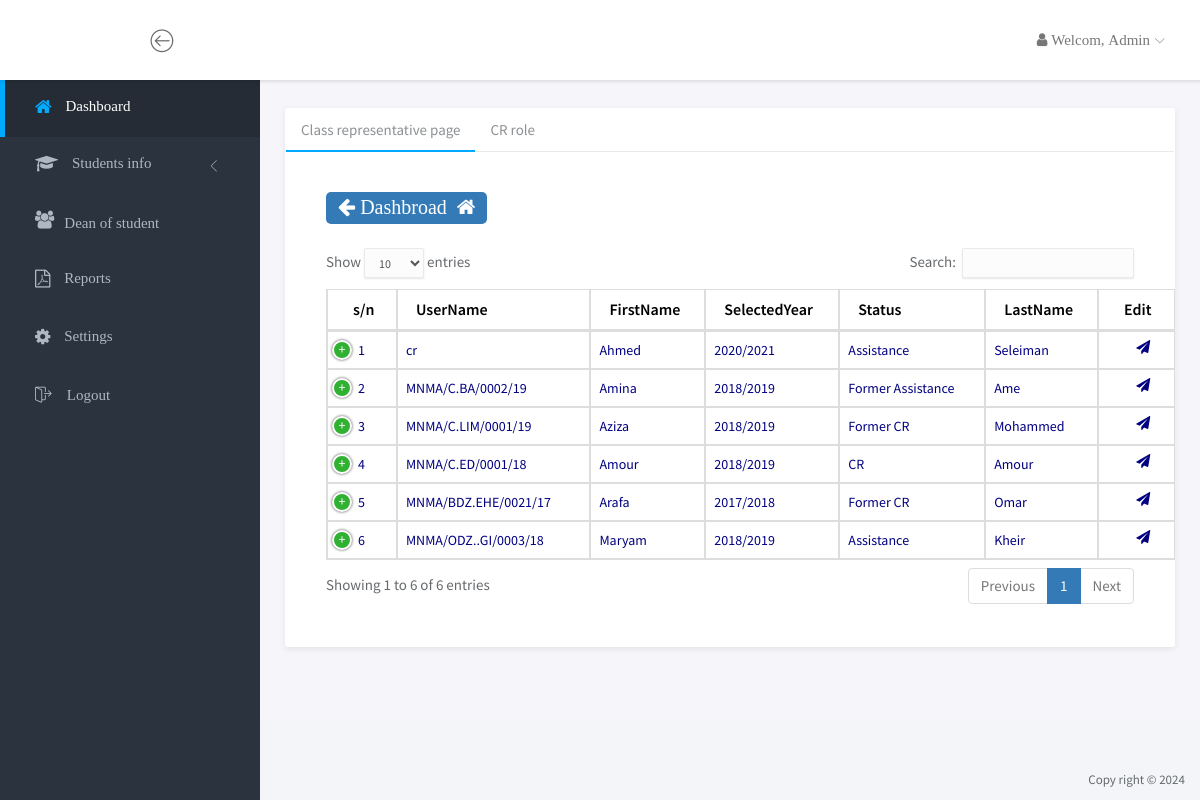
The page /dash_admin/pages/CR.php (signed in) on the database its author committed.
### tables this page shows
CREATE TABLE `student` (
  `RegNo` varchar(50) NOT NULL,
  `FirstName` varchar(50) NOT NULL,
  `MiddleName` varchar(50) NOT NULL,
  `LastName` varchar(50) NOT NULL,
  `Gender` char(8) NOT NULL,
  `PhoneNumber` varchar(50) NOT NULL,
  `AcademicYear` varchar(50) NOT NULL,
  `Semister` varchar(50) NOT NULL,
  `Level` varchar(50) NOT NULL,
  `HealthInfo` varchar(50) DEFAULT NULL,
  `ProfilePicture` varchar(255) NOT NULL,
  `StudentStatus` varchar(50) NOT NULL
);

CREATE TABLE `cr` (
  `RegNo` varchar(50) NOT NULL,
  `CrStatus` varchar(50) NOT NULL,
  `SelectedYear` varchar(50) NOT NULL
);

### dash_admin/pages/CR.php (the view, shortened to what this page needs)
<?php
	include '../include/header_dataTables.php';
	require_once 'dashbroad.php';
?>
	<div id="wrapper">
		<div class="main">
			<div class="main-content">
				<div class="container-fluid">
					<div class="panel panel-profile">
						<div class="clearfix">
							<div class="custom-tabs-line tabs-line-bottom left-aligned">
								<ul class="nav" role="tablist">
									<li class="active"><a href="#tab-bottom-left1" role="tab" data-toggle="tab">Class representative page</a></li>
									<li><a href="#tab-bottom-left2" role="tab" data-toggle="tab">CR role</a></li>
								</ul>
							</div>
							<div class="tab-content">
								<div class="tab-pane fade in active" id="tab-bottom-left1">
									<div class="panel-heading">
										<div class="left">
											<span class="label label-primary lb-style-st-1">
												<a href="index.php" style="color:white" class="fa fa-arrow-left "> Dashbroad  &nbsp;<i class="fa fa-home"></i></a>
											</span>
										</div>
									</div>
									<div class="panel-body">
										<table class="table  table-bordered table-hover" id="dataTables-example" >
											<thead>
									             <tr style="color: black; text-align: center;">
							            			<th>s/n</th>
													<th>UserName</th>
													<th>FirstName</th>
													<th>SelectedYear</th>
													<th>Status</th>
											        <th>LastName</th>
											        <th> Edit</th>
									            </tr>
									        </thead>
									        <tbody>
												<?php
													$no = 1;
													$userSelect = mysqli_query($con,"select * from userole  where Role ='CR' || Role ='Former CR'");
													while ($userQuery=mysqli_fetch_array($userSelect))
													{
														$query=mysqli_query($con,"select * from student where RegNo ='".$userQuery['UserName']."' && StudentStatus='Enable'");
														while($row=mysqli_fetch_array($query))
														{
													?>
														<tr style="color: #000080; font-size: 14px;">
															<td><?php echo $no ?></td>
															<td><?php echo $row['RegNo']; ?></td>
															<td><?php echo $row['FirstName']; ?></td>
													<?php
															$crSelect = mysqli_query($con,"select * from cr where RegNo = '".$userQuery['UserName']."'");
															while ($crQuery = mysqli_fetch_array($crSelect))
															{
													?>
															<td><?php echo $crQuery['SelectedYear'];  ?></td>
															<td><?php echo $crQuery['CrStatus']; ?></td>
													<?php
															}
													?>
															<td><?php echo $row['LastName']; ?></td>
															<td>
													             <a href="cr_role_edt.php?Change=<?php echo $row['RegNo']; ?>">
													                    <span class="fa fa-send " style="padding-left: 29%; color: #000080;" title="Edit">
													                     </span>
													            </a>
													        </td>
													        <td>
													        <?php
													        	$crs = $userQuery['Role'];
													        	$first = $crs[0];
													        	if ($first =='F')
													        	{
													        ?>
													        	<a href="cr_role_del.php?Ddelete=<?php echo $userQuery['ID'];   ?>">
																	<span class="fa fa fa-close fa-lg " style="padding-left: 23%; color:#FF0000;" title="Add former">
																	</span>
																</a>
													        <?php
													        	}
													        	else
													        	{
													        ?>
									                        </td>
														</tr>
														<?php
															}
															$no = $no +  1;
																}
															}
														?>
											</tbody>
										</table>
									</div>
								</div>
							</div>
						</div>
					</div>
				</div>
			</div>
		</div>
	</div>
<?php
	include '../include/footer_dataTables.php';
?>

### dash_admin/include/header_dataTables.php (shortened to what this page needs)
<html lang="en">
<head>
  <link rel="stylesheet" href="../../assets/vendor/bootstrap/css/bootstrap.min.css">
  <link rel="stylesheet" href="../../assets/vendor/font-awesome/css/font-awesome.min.css">
  <link rel="stylesheet" href="../../assets/vendor/linearicons/style.css">
  <link rel="stylesheet" href="../../assets/vendor/chartist/css/chartist-custom.css">
  <link rel="stylesheet" href="../../assets/css/main.css">
  <link rel="stylesheet" href="../../assets/css/demo.css">
	<link href="../../assets/dataTables/dataTables.bootstrap.css" rel="stylesheet">
	<link href="../../assets/assets/dataTables/dataTables.responsive.css" rel="stylesheet">
</head>
<body>

### dash_admin/include/header.php (shortened to what this page needs)
<!doctype html>
<html lang="en">
<head>
	<link rel="stylesheet" href="../../assets/vendor/bootstrap/css/bootstrap.min.css">
	<link rel="stylesheet" href="../../assets/vendor/font-awesome/css/font-awesome.min.css">
	<link rel="stylesheet" href="../../assets/vendor/linearicons/style.css">
	<link rel="stylesheet" href="../../assets/vendor/chartist/css/chartist-custom.css">
	<link rel="stylesheet" href="../../assets/css/main.css">
	<link rel="stylesheet" href="../../assets/css/demo.css">
	<link rel="stylesheet" href="../../assets/css/style.css">
</head>
<body>

### dash_admin/pages/dashbroad.php (shortened to what this page needs)
<?php
		include '../include/header.php';
?>
	<div id="wrapper">
		<nav class="navbar navbar-default navbar-fixed-top">
			<div class="container-fluid">
					<div class="col-md-2">
						<div class="row">
							<div class="col-md-6 navbar-right">
								<div class="navbar-btn">
									<button type="button" class="btn-toggle-fullwidth"><i class="lnr lnr-arrow-left-circle"></i></button>
								</div>
							</div>
						</div>
					</div>
				<div id="navbar-menu">
					<ul class="nav navbar-nav navbar-right ">
						<li class="dropdown">
							<a href="#" class="dropdown-toggle" data-toggle="dropdown">
							<span class="fa fa-user "> Welcom,
							<?php
								if (isset($_SESSION['username']))
								{
									echo $_SESSION['Status'];
							?>
							</span> <i class="icon-submenu lnr lnr-chevron-down"></i></a>
								<?php
									}
									else
									{
										header("location:../../pages/login.php");
									}
								?>
						</li>
					</ul>
				</div>
			</div>
		</nav>
		<div id="sidebar-nav" class="sidebar">
			<div class="sidebar-scroll">
				<nav>
					<ul class="nav nav-bg-cl nav-style-1">
						<li><a href="index.php" class="active"><i class="fa fa-home"></i> <span>Dashboard</span></a>
						</li>
						<li>
							<a href="#subPages" data-toggle="collapse" class="collapsed"><i class="fa fa-graduation-cap"></i> <span>Students info</span> <i class="icon-submenu lnr lnr-chevron-left"></i></a>
						</li>
						<li><a href="registration.php" class="">  <span class="icon"><i class="fa fa-group"></i></span>Dean of student</a>
						</li>
						<li><a href="report_all.php"><i class="fa fa-file-pdf-o"></i> <span>Reports</span></a></li>
						<li class="dropdown">
							<a href="#" class="dropdown-toggle" data-toggle="dropdown">
								<i class="fa fa-cog"></i> <span>Settings</span></a>
						</li>
						<li>
						<a href='../../pages/Logouthandler.php'><i class='lnr lnr-exit'></i> <span>Logout</span></a>
						</li>
					</ul>
				</nav>
			</div>
		</div>
<?php
	include '../include/footer.php';
?>

### dash_admin/include/footer.php (shortened to what this page needs)
	<footer>
		<div class="container-fluid">
			<p class="copyright">Copy right &copy;
					<?php
						 echo date('Y');
					?>
			</p>
		</div>
	</footer>
</div>

### dash_admin/include/footer_dataTables.php (shortened to what this page needs)
</body>
</html>

### assets/dataTables/dataTables.responsive.css (style rules this page uses)
table.dataTable.dtr-inline.collapsed > tbody > tr > td:first-child, table.dataTable.dtr-inline.collapsed > tbody > tr > th:first-child { position: relative; padding-left: 30px; cursor: pointer; }
table.dataTable.dtr-inline.collapsed > tbody > tr > td:first-child:before, table.dataTable.dtr-inline.collapsed > tbody > tr > th:first-child:before { top: 8px; left: 4px; height: 16px; width: 16px; display: block; position: absolute; color: white; border: 2px solid white; border-radius: 16px; text-align: center; line-height: 14px; box-shadow: 0 0 3px #444; box-sizing: content-box; content: '+'; background-color: #31b131; }

### assets/css/style.css (style rules this page uses)
.nav-style-1 { font-family: times new roman; }
.lb-style-st-1 { font-size: 20px; font-family: Times new roman; }

### rows shown on the page
student: RegNo "cr", FirstName "Ahmed", LastName "Seleiman"
cr: SelectedYear "2020/2021", CrStatus "Assistance"
student: RegNo "MNMA/C.BA/0002/19", FirstName "Amina", LastName "Ame"
cr: SelectedYear "2018/2019", CrStatus "Former Assistance"
student: RegNo "MNMA/C.LIM/0001/19", FirstName "Aziza", LastName "Mohammed"
cr: SelectedYear "2018/2019", CrStatus "Former CR"
student: RegNo "MNMA/C.ED/0001/18", FirstName "Amour", LastName "Amour"
cr: SelectedYear "2018/2019", CrStatus "CR"
student: RegNo "MNMA/BDZ.EHE/0021/17", FirstName "Arafa", LastName "Omar"
cr: SelectedYear "2017/2018", CrStatus "Former CR"
student: RegNo "MNMA/ODZ..GI/0003/18", FirstName "Maryam", LastName "Kheir"
cr: SelectedYear "2018/2019", CrStatus "Assistance"

### other values the page prints
$_SESSION['Status'] "Admin"
